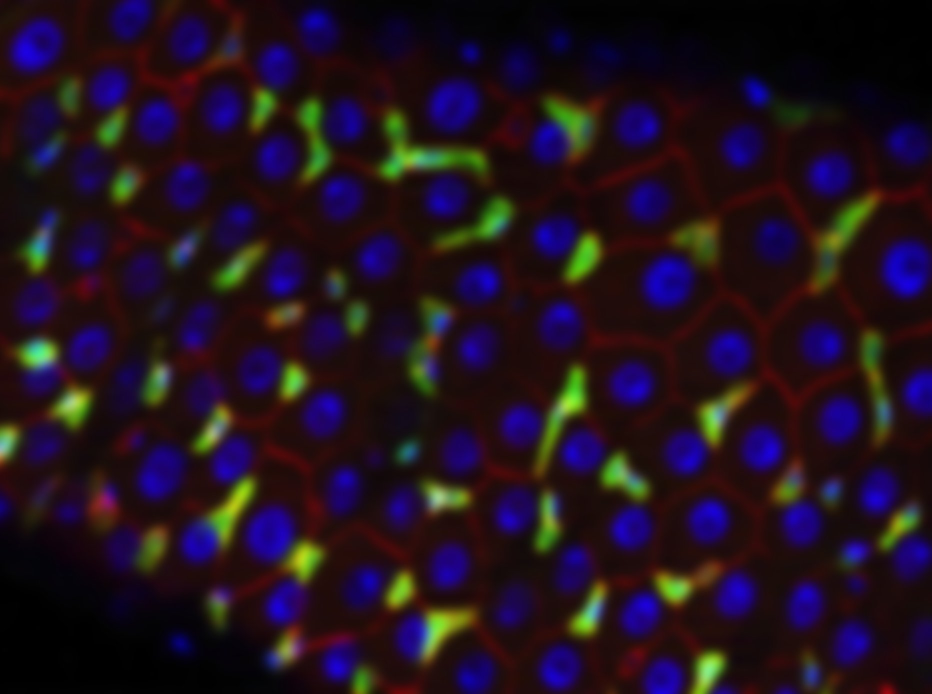
%> input picture images/cells_filter.jpg, 1864 x 1388 px (shown at 1/2 size)
$ octave watershedjr.m   (GNU Octave 9; MATLAB toolbox functions it lacks are replaced by stand-ins)
%> lines starting %> are read from the running program, lines starting %| are printed output that depends on the picture
clc
figure(1)
clf

threshold = 180;
nhood = strel([1 1 1; 1 1 1; 1 1 1]);
%
%   Read the image and prepare it to be a seed
%
imorig = imread('Images/cells_filter.jpg');   % Read the image
%> imorig is the input picture: size 1388x1864x3 uint8; mean R, G, B 33.6, 18.1, 32.8
im = imorig(:,:,3);             % Blue channel
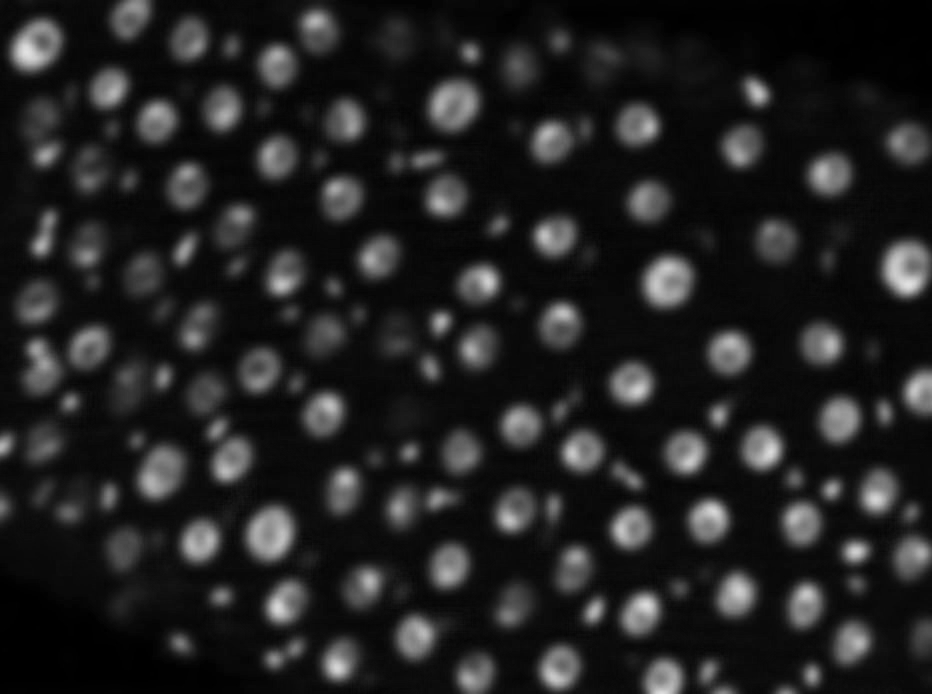
%> im: size 1388x1864 uint8 (shown at 1/2 size); min 0, max 227, mean 32.8
% Crop it, useful for debugging purporses
im = im(180:350, 1040:1350);
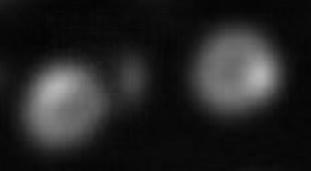
%> im: size 171x311 uint8; min 2, max 181, mean 35.3
im= medfilt2(im, [3 3]);

im = max(max(im))-im;           % We will work with a negative image
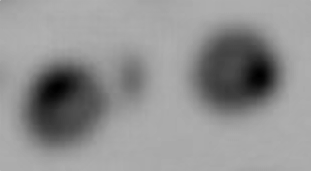
%> im: size 171x311 uint8; min 0, max 180, mean 144.7
                                % so cells are dark (minima)

%   Get some useful parameters of the image
imin = min(min(im));
%> imin = 0
imax = max(max(im));
%> imax = 180
[imheight, imwidth] = size(im);
%> imheight = 171; imwidth = 311

%   Initializes the catchment basins
CB  = bwlabel(im < imin+1);   % C[min+1] = T[min+1]
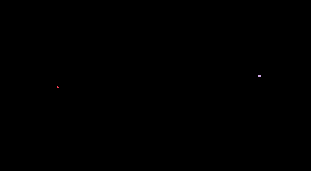
%> CB: size 171x311 double; 3 distinct labels, from 0 to 2; one colour per label, 0 black
dam = zeros(size(CB));

%> (the run ends here)
